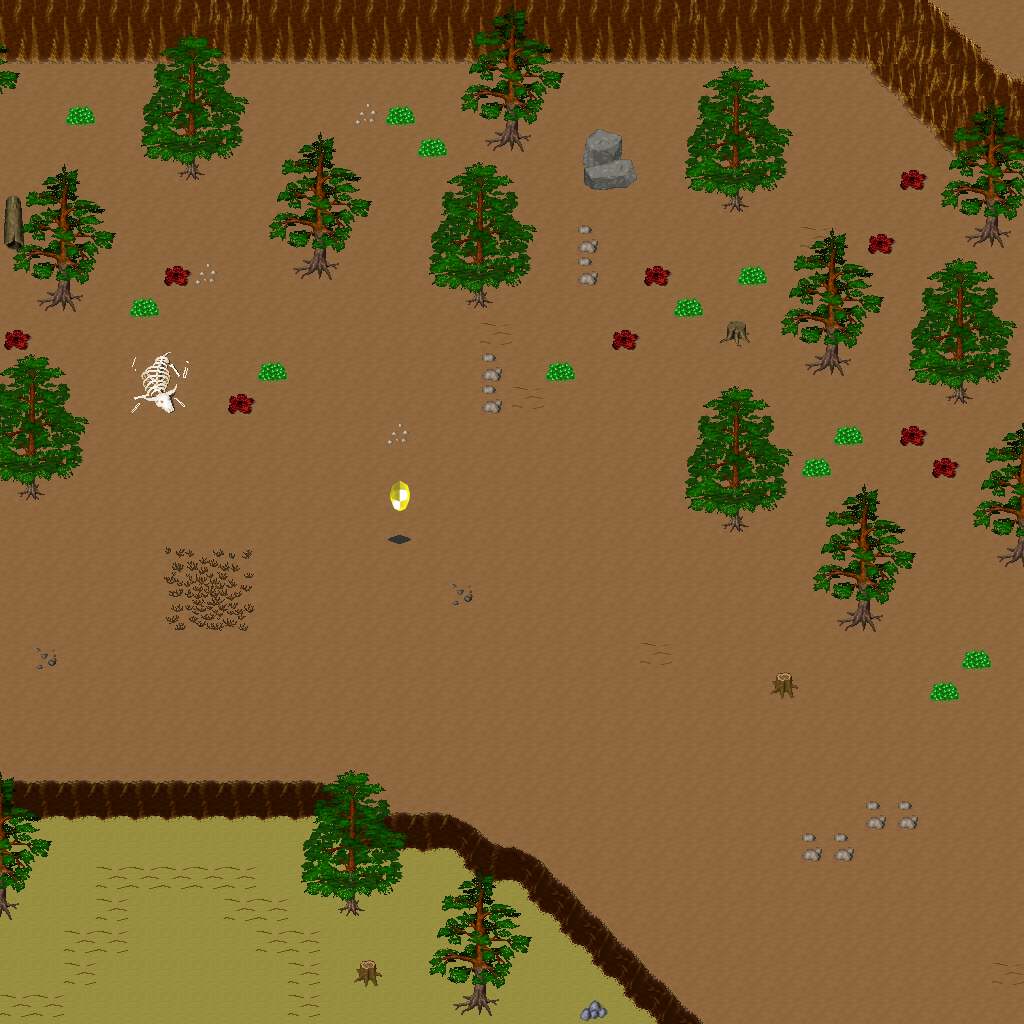

Rendered tile map (Tiled .tmx) drawn with the repository's tilesets; below, a short description and the map source with its tile grids summarised:
An orthogonal 32x32 tile map with 32x32 px tiles, 5 tile layers (Ground, Objects, Objects2, Above, ...), 1 hidden layer not drawn, 57 tilesets.

<map version="1.10" tiledversion="1.11.0" orientation="orthogonal" renderorder="right-down" width="32" height="32" tilewidth="32" tileheight="32" infinite="0" nextlayerid="11" nextobjectid="1">
 <tileset firstgid="1" name="ground_ground" tilewidth="32" tileheight="32" tilecount="33" columns="3">
  <image source="../drawable/ground_ground.png" width="96" height="352" />
 </tileset>
 <tileset firstgid="34" name="ground_ice_ice" tilewidth="32" tileheight="32" tilecount="3" columns="3">
  <image source="../drawable/ground_ice_ice.png" width="96" height="32" />
 </tileset>
 <tileset firstgid="37" name="ground_indoor_brown_hole" tilewidth="32" tileheight="32" tilecount="56" columns="7">
  <image source="../drawable/ground_indoor_brown_hole.png" width="224" height="256" />
 </tileset>
 <tileset firstgid="93" name="ground_earth_edges" tilewidth="32" tileheight="32" tilecount="18" columns="6">
  <image source="../drawable/ground_earth_edges.png" width="192" height="96" />
 </tileset>
 <tileset firstgid="111" name="ground_rock_pebbles" tilewidth="32" tileheight="32" tilecount="3" columns="1">
  <image source="../drawable/ground_rock_pebbles.png" width="32" height="96" />
 </tileset>
 <tileset firstgid="114" name="item_corpse_huge_animal" tilewidth="32" tileheight="32" tilecount="16" columns="2">
  <image source="../drawable/item_corpse_huge_animal.png" width="64" height="256" />
 </tileset>
 <tileset firstgid="130" name="plant_flower_daisy_white" tilewidth="32" tileheight="32" tilecount="8" columns="2">
  <image source="../drawable/plant_flower_daisy_white.png" width="64" height="128" />
 </tileset>
 <tileset firstgid="138" name="ground_ridge_earth_dark" tilewidth="32" tileheight="32" tilecount="96" columns="12">
  <image source="../drawable/ground_ridge_earth_dark.png" width="384" height="256" />
 </tileset>
 <tileset firstgid="234" name="ground_grass_edges" tilewidth="32" tileheight="32" tilecount="36" columns="12">
  <image source="../drawable/ground_grass_edges.png" width="384" height="96" />
 </tileset>
 <tileset firstgid="270" name="ground_ridge_ice_2" tilewidth="32" tileheight="32" tilecount="42" columns="7">
  <image source="../drawable/ground_ridge_ice_2.png" width="224" height="192" />
 </tileset>
 <tileset firstgid="312" name="ground_ice_glacier" tilewidth="32" tileheight="32" tilecount="1" columns="1">
  <image source="../drawable/ground_ice_glacier.png" width="32" height="32" />
 </tileset>
 <tileset firstgid="313" name="plant_bush_large_brown" tilewidth="32" tileheight="32" tilecount="9" columns="3">
  <image source="../drawable/plant_bush_large_brown.png" width="96" height="96" />
 </tileset>
 <tileset firstgid="322" name="ground_ridge_ice" tilewidth="32" tileheight="32" tilecount="42" columns="7">
  <image source="../drawable/ground_ridge_ice.png" width="224" height="192" />
 </tileset>
 <tileset firstgid="364" name="plant_bush_various_small" tilewidth="32" tileheight="32" tilecount="9" columns="3">
  <image source="../drawable/plant_bush_various_small.png" width="96" height="96" />
 </tileset>
 <tileset firstgid="373" name="ground_rock_rocks_2" tilewidth="32" tileheight="32" tilecount="4" columns="2">
  <image source="../drawable/ground_rock_rocks_2.png" width="64" height="64" />
 </tileset>
 <tileset firstgid="377" name="ground_brown_2" tilewidth="32" tileheight="32" tilecount="2" columns="1">
  <image source="../drawable/ground_brown_2.png" width="32" height="64" />
 </tileset>
 <tileset firstgid="379" name="plant_bush_large_green" tilewidth="32" tileheight="32" tilecount="9" columns="3">
  <image source="../drawable/plant_bush_large_green.png" width="96" height="96" />
 </tileset>
 <tileset firstgid="388" name="plant_grasses" tilewidth="32" tileheight="32" tilecount="6" columns="3">
  <image source="../drawable/plant_grasses.png" width="96" height="64" />
 </tileset>
 <tileset firstgid="394" name="furniture_table_long_side_on_pale" tilewidth="32" tileheight="32" tilecount="3" columns="3">
  <image source="../drawable/furniture_table_long_side_on_pale.png" width="96" height="32" />
 </tileset>
 <tileset firstgid="397" name="item_blood_nsew_stains" tilewidth="32" tileheight="32" tilecount="4" columns="2">
  <image source="../drawable/item_blood_nsew_stains.png" width="64" height="64" />
 </tileset>
 <tileset firstgid="401" name="item_blood_floor_stains_2" tilewidth="32" tileheight="32" tilecount="4" columns="2">
  <image source="../drawable/item_blood_floor_stains_2.png" width="64" height="64" />
 </tileset>
 <tileset firstgid="405" name="item_statue_grey_stone" tilewidth="32" tileheight="32" tilecount="4" columns="2">
  <image source="../drawable/item_statue_grey_stone.png" width="64" height="64" />
 </tileset>
 <tileset firstgid="409" name="item_statue_cross" tilewidth="32" tileheight="32" tilecount="1" columns="1">
  <image source="../drawable/item_statue_cross.png" width="32" height="32" />
 </tileset>
 <tileset firstgid="410" name="item_button_gold" tilewidth="32" tileheight="32" tilecount="2" columns="2">
  <image source="../drawable/item_button_gold.png" width="64" height="32" />
 </tileset>
 <tileset firstgid="412" name="ground_rock_green_crystal" tilewidth="32" tileheight="32" tilecount="9" columns="3">
  <image source="../drawable/ground_rock_green_crystal.png" width="96" height="96" />
 </tileset>
 <tileset firstgid="421" name="item_statue_metal_and_stone" tilewidth="32" tileheight="32" tilecount="6" columns="3">
  <image source="../drawable/item_statue_metal_and_stone.png" width="96" height="64" />
 </tileset>
 <tileset firstgid="427" name="ground_ladder_horizontal_pale" tilewidth="32" tileheight="32" tilecount="3" columns="1">
  <image source="../drawable/ground_ladder_horizontal_pale.png" width="32" height="96" />
 </tileset>
 <tileset firstgid="430" name="building_fence_fence_chunky" tilewidth="32" tileheight="32" tilecount="21" columns="3">
  <image source="../drawable/building_fence_fence_chunky.png" width="96" height="224" />
 </tileset>
 <tileset firstgid="451" name="plant_bush_bushes" tilewidth="32" tileheight="32" tilecount="10" columns="5">
  <image source="../drawable/plant_bush_bushes.png" width="160" height="64" />
 </tileset>
 <tileset firstgid="461" name="item_blood_floor_stain" tilewidth="32" tileheight="32" tilecount="1" columns="1">
  <image source="../drawable/item_blood_floor_stain.png" width="32" height="32" />
 </tileset>
 <tileset firstgid="462" name="item_corpse_skull_dark" tilewidth="32" tileheight="32" tilecount="2" columns="2">
  <image source="../drawable/item_corpse_skull_dark.png" width="64" height="32" />
 </tileset>
 <tileset firstgid="464" name="logic_creature_human" tilewidth="32" tileheight="32" tilecount="5" columns="5">
  <image source="../drawable/logic_creature_human.png" width="160" height="32" />
 </tileset>
 <tileset firstgid="469" name="logic_creature_elemental" tilewidth="32" tileheight="32" tilecount="16" columns="8">
  <image source="../drawable/logic_creature_elemental.png" width="256" height="64" />
 </tileset>
 <tileset firstgid="485" name="logic_creature_undead" tilewidth="32" tileheight="32" tilecount="16" columns="8">
  <image source="../drawable/logic_creature_undead.png" width="256" height="64" />
 </tileset>
 <tileset firstgid="501" name="logic_item_sheepfood" tilewidth="32" tileheight="32" tilecount="1" columns="1">
  <image source="../drawable/logic_item_sheepfood.png" width="32" height="32" />
 </tileset>
 <tileset firstgid="502" name="logic_creature_sheep" tilewidth="32" tileheight="32" tilecount="1" columns="1">
  <image source="../drawable/logic_creature_sheep.png" width="32" height="32" />
 </tileset>
 <tileset firstgid="503" name="logic_collision" tilewidth="32" tileheight="32" tilecount="1" columns="1">
  <image source="../drawable/logic_collision.png" width="32" height="32" />
 </tileset>
 <tileset firstgid="504" name="plant_tree_taller_trees" tilewidth="32" tileheight="32" tilecount="32" columns="8">
  <image source="../drawable/plant_tree_taller_trees.png" width="256" height="128" />
 </tileset>
 <tileset firstgid="536" name="building_wall_int_clay" tilewidth="32" tileheight="32" tilecount="100" columns="10">
  <image source="../drawable/building_wall_int_clay.png" width="320" height="320" />
 </tileset>
 <tileset firstgid="636" name="plant_tree_pine_tree" tilewidth="32" tileheight="32" tilecount="20" columns="4">
  <image source="../drawable/plant_tree_pine_tree.png" width="128" height="160" />
 </tileset>
 <tileset firstgid="656" name="plant_tree_pine_tree_1" tilewidth="32" tileheight="32" tilecount="20" columns="4">
  <image source="../drawable/plant_tree_pine_tree_1.png" width="128" height="160" />
 </tileset>
 <tileset firstgid="676" name="plant_stump_hollow_logs" tilewidth="32" tileheight="32" tilecount="6" columns="3">
  <image source="../drawable/plant_stump_hollow_logs.png" width="96" height="64" />
 </tileset>
 <tileset firstgid="682" name="plant_stump_small_stump" tilewidth="32" tileheight="32" tilecount="4" columns="2">
  <image source="../drawable/plant_stump_small_stump.png" width="64" height="64" />
 </tileset>
 <tileset firstgid="686" name="plant_stump_stump_snow1" tilewidth="32" tileheight="32" tilecount="2" columns="2">
  <image source="../drawable/plant_stump_stump_snow1.png" width="64" height="32" />
 </tileset>
 <tileset firstgid="688" name="plant_stump_stump_snow" tilewidth="32" tileheight="32" tilecount="2" columns="2">
  <image source="../drawable/plant_stump_stump_snow.png" width="64" height="32" />
 </tileset>
 <tileset firstgid="690" name="building_decoration_rocks" tilewidth="32" tileheight="32" tilecount="6" columns="3">
  <image source="../drawable/building_decoration_rocks.png" width="96" height="64" />
 </tileset>
 <tileset firstgid="696" name="ground_rock_rocks" tilewidth="32" tileheight="32" tilecount="4" columns="2">
  <image source="../drawable/ground_rock_rocks.png" width="64" height="64" />
 </tileset>
 <tileset firstgid="700" name="ground_grass_corners" tilewidth="32" tileheight="32" tilecount="24" columns="6">
  <image source="../drawable/ground_grass_corners.png" width="192" height="128" />
 </tileset>
 <tileset firstgid="724" name="plant_lily_pads" tilewidth="32" tileheight="32" tilecount="2" columns="1">
  <image source="../drawable/plant_lily_pads.png" width="32" height="64" />
 </tileset>
 <tileset firstgid="726" name="plant_tree_snow_on_pine" tilewidth="32" tileheight="32" tilecount="20" columns="4">
  <image source="../drawable/plant_tree_snow_on_pine.png" width="128" height="160" />
 </tileset>
 <tileset firstgid="746" name="ground_stonecircle" tilewidth="32" tileheight="32" tilecount="81" columns="9">
  <image source="../drawable/ground_stonecircle.png" width="288" height="288" />
 </tileset>
 <tileset firstgid="827" name="object_rotating_crystal" tilewidth="32" tileheight="32" tilecount="48" columns="8">
  <image source="../drawable/object_rotating_crystal.png" width="256" height="192" />
 </tileset>
 <tileset firstgid="875" name="light_white_1x1" tilewidth="32" tileheight="32" tilecount="1" columns="1">
  <image source="../drawable/light_white_1x1.png" width="32" height="32" />
 </tileset>
 <tileset firstgid="876" name="light_light_5x5" tilewidth="32" tileheight="32" tilecount="25" columns="5">
  <image source="../drawable/light_light_5x5.png" width="160" height="160" />
 </tileset>
 <tileset firstgid="901" name="logic_creature_fowl" tilewidth="32" tileheight="32" tilecount="6" columns="6">
  <image source="../drawable/logic_creature_fowl.png" width="192" height="32" />
 </tileset>
 <tileset firstgid="907" name="building_wall_int_sandstone" tilewidth="32" tileheight="32" tilecount="15" columns="3">
  <image source="../drawable/building_wall_int_sandstone.png" width="96" height="160" />
 </tileset>
 <tileset firstgid="922" name="logic_creature_animal" tilewidth="32" tileheight="32" tilecount="32" columns="8">
  <image source="../drawable/logic_creature_animal.png" width="256" height="128" />
 </tileset>
 <layer id="1" name="Ground" width="32" height="32">
  <data>[1024 cells, 1024 non-empty, 2 distinct tile ids]</data>
 </layer>
 <layer id="2" name="Objects" width="32" height="32">
  <data>[1024 cells, 231 non-empty, 48 distinct tile ids]</data>
 </layer>
 <layer id="3" name="Objects2" width="32" height="32">
  <data>[1024 cells, 0 non-empty, 0 distinct tile ids]</data>
 </layer>
 <layer id="4" name="Above" width="32" height="32">
  <data>[1024 cells, 255 non-empty, 37 distinct tile ids]</data>
 </layer>
 <layer id="5" name="Above2" width="32" height="32">
  <data>[1024 cells, 0 non-empty, 0 distinct tile ids]</data>
 </layer>
 <layer id="6" name="Walkable" width="32" height="32" visible="0">
  <data>[1024 cells, 168 non-empty, 1 distinct tile ids]</data>
 </layer>
 <objectgroup id="7" name="Mapevents" />
 <objectgroup id="8" name="Spawn" />
 <objectgroup id="9" name="Keys" />
 <objectgroup id="10" name="Replace" />
</map>
